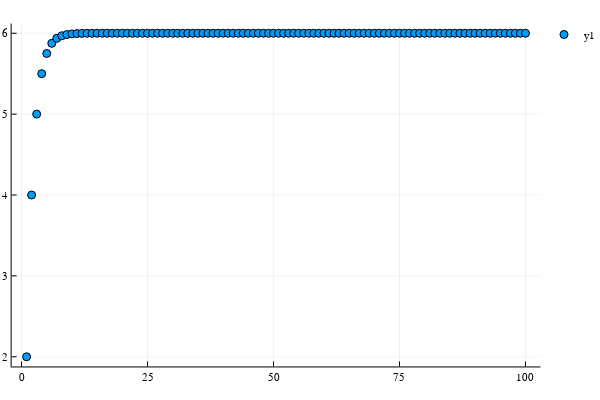

This figure's notebook cell:
### Code cell
scatter([a(i) for i in 1:100])

### Figure 1 — Plotly figure (JSON) as saved in the notebook; plotly's stock layout.template omitted (floating-point values rounded to 4 significant figures)
{"data": [{"colorbar": {"title": ""}, "marker": {"color": ["rgba(0, 154, 250, 1.000)", "rgba(0, 154, 250, 1.000)", "rgba(0, 154, 250, 1.000)", "rgba(0, 154, 250, 1.000)", "rgba(0, 154, 250, 1.000)", "rgba(0, 154, 250, 1.000)", "rgba(0, 154, 250, 1.000)", "rgba(0, 154, 250, 1.000)", "rgba(0, 154, 250, 1.000)", "rgba(0, 154, 250, 1.000)", "rgba(0, 154, 250, 1.000)", "rgba(0, 154, 250, 1.000)", "rgba(0, 154, 250, 1.000)", "rgba(0, 154, 250, 1.000)", "rgba(0, 154, 250, 1.000)", "rgba(0, 154, 250, 1.000)", "rgba(0, 154, 250, 1.000)", "rgba(0, 154, 250, 1.000)", "rgba(0, 154, 250, 1.000)", "rgba(0, 154, 250, 1.000)", "rgba(0, 154, 250, 1.000)", "rgba(0, 154, 250, 1.000)", "rgba(0, 154, 250, 1.000)", "rgba(0, 154, 250, 1.000)", "rgba(0, 154, 250, 1.000)", "rgba(0, 154, 250, 1.000)", "rgba(0, 154, 250, 1.000)", "rgba(0, 154, 250, 1.000)", "rgba(0, 154, 250, 1.000)", "rgba(0, 154, 250, 1.000)", "rgba(0, 154, 250, 1.000)", "rgba(0, 154, 250, 1.000)", "rgba(0, 154, 250, 1.000)", "rgba(0, 154, 250, 1.000)", "rgba(0, 154, 250, 1.000)", "rgba(0, 154, 250, 1.000)", "rgba(0, 154, 250, 1.000)", "rgba(0, 154, 250, 1.000)", "rgba(0, 154, 250, 1.000)", "rgba(0, 154, 250, 1.000)", "rgba(0, 154, 250, 1.000)", "rgba(0, 154, 250, 1.000)", "rgba(0, 154, 250, 1.000)", "rgba(0, 154, 250, 1.000)", "rgba(0, 154, 250, 1.000)", "rgba(0, 154, 250, 1.000)", "rgba(0, 154, 250, 1.000)", "rgba(0, 154, 250, 1.000)", "rgba(0, 154, 250, 1.000)", "rgba(0, 154, 250, 1.000)", "rgba(0, 154, 250, 1.000)", "rgba(0, 154, 250, 1.000)", "rgba(0, 154, 250, 1.000)", "rgba(0, 154, 250, 1.000)", "rgba(0, 154, 250, 1.000)", "rgba(0, 154, 250, 1.000)", "rgba(0, 154, 250, 1.000)", "rgba(0, 154, 250, 1.000)", "rgba(0, 154, 250, 1.000)", "rgba(0, 154, 250, 1.000)", "rgba(0, 154, 250, 1.000)", "rgba(0, 154, 250, 1.000)", "rgba(0, 154, 250, 1.000)", "rgba(0, 154, 250, 1.000)", "rgba(0, 154, 250, 1.000)", "rgba(0, 154, 250, 1.000)", "rgba(0, 154, 250, 1.000)", "rgba(0, 154, 250, 1.000)", "rgba(0, 154, 250, 1.000)", "rgba(0, 154, 250, 1.000)", "rgba(0, 154, 250, 1.000)", "rgba(0, 154, 250, 1.000)", "rgba(0, 154, 250, 1.000)", "rgba(0, 154, 250, 1.000)", "rgba(0, 154, 250, 1.000)", "rgba(0, 154, 250, 1.000)", "rgba(0, 154, 250, 1.000)", "rgba(0, 154, 250, 1.000)", "rgba(0, 154, 250, 1.000)", "rgba(0, 154, 250, 1.000)", "rgba(0, 154, 250, 1.000)", "rgba(0, 154, 250, 1.000)", "rgba(0, 154, 250, 1.000)", "rgba(0, 154, 250, 1.000)", "rgba(0, 154, 250, 1.000)", "rgba(0, 154, 250, 1.000)", "rgba(0, 154, 250, 1.000)", "rgba(0, 154, 250, 1.000)", "rgba(0, 154, 250, 1.000)", "rgba(0, 154, 250, 1.000)", "rgba(0, 154, 250, 1.000)", "rgba(0, 154, 250, 1.000)", "rgba(0, 154, 250, 1.000)", "rgba(0, 154, 250, 1.000)", "rgba(0, 154, 250, 1.000)", "rgba(0, 154, 250, 1.000)", "rgba(0, 154, 250, 1.000)", "rgba(0, 154, 250, 1.000)", "rgba(0, 154, 250, 1.000)", "rgba(0, 154, 250, 1.000)"], "line": {"color": ["rgba(0, 0, 0, 1.000)", "rgba(0, 0, 0, 1.000)", "rgba(0, 0, 0, 1.000)", "rgba(0, 0, 0, 1.000)", "rgba(0, 0, 0, 1.000)", "rgba(0, 0, 0, 1.000)", "rgba(0, 0, 0, 1.000)", "rgba(0, 0, 0, 1.000)", "rgba(0, 0, 0, 1.000)", "rgba(0, 0, 0, 1.000)", "rgba(0, 0, 0, 1.000)", "rgba(0, 0, 0, 1.000)", "rgba(0, 0, 0, 1.000)", "rgba(0, 0, 0, 1.000)", "rgba(0, 0, 0, 1.000)", "rgba(0, 0, 0, 1.000)", "rgba(0, 0, 0, 1.000)", "rgba(0, 0, 0, 1.000)", "rgba(0, 0, 0, 1.000)", "rgba(0, 0, 0, 1.000)", "rgba(0, 0, 0, 1.000)", "rgba(0, 0, 0, 1.000)", "rgba(0, 0, 0, 1.000)", "rgba(0, 0, 0, 1.000)", "rgba(0, 0, 0, 1.000)", "rgba(0, 0, 0, 1.000)", "rgba(0, 0, 0, 1.000)", "rgba(0, 0, 0, 1.000)", "rgba(0, 0, 0, 1.000)", "rgba(0, 0, 0, 1.000)", "rgba(0, 0, 0, 1.000)", "rgba(0, 0, 0, 1.000)", "rgba(0, 0, 0, 1.000)", "rgba(0, 0, 0, 1.000)", "rgba(0, 0, 0, 1.000)", "rgba(0, 0, 0, 1.000)", "rgba(0, 0, 0, 1.000)", "rgba(0, 0, 0, 1.000)", "rgba(0, 0, 0, 1.000)", "rgba(0, 0, 0, 1.000)", "rgba(0, 0, 0, 1.000)", "rgba(0, 0, 0, 1.000)", "rgba(0, 0, 0, 1.000)", "rgba(0, 0, 0, 1.000)", "rgba(0, 0, 0, 1.000)", "rgba(0, 0, 0, 1.000)", "rgba(0, 0, 0, 1.000)", "rgba(0, 0, 0, 1.000)", "rgba(0, 0, 0, 1.000)", "rgba(0, 0, 0, 1.000)", "rgba(0, 0, 0, 1.000)", "rgba(0, 0, 0, 1.000)", "rgba(0, 0, 0, 1.000)", "rgba(0, 0, 0, 1.000)", "rgba(0, 0, 0, 1.000)", "rgba(0, 0, 0, 1.000)", "rgba(0, 0, 0, 1.000)", "rgba(0, 0, 0, 1.000)", "rgba(0, 0, 0, 1.000)", "rgba(0, 0, 0, 1.000)", "rgba(0, 0, 0, 1.000)", "rgba(0, 0, 0, 1.000)", "rgba(0, 0, 0, 1.000)", "rgba(0, 0, 0, 1.000)", "rgba(0, 0, 0, 1.000)", "rgba(0, 0, 0, 1.000)", "rgba(0, 0, 0, 1.000)", "rgba(0, 0, 0, 1.000)", "rgba(0, 0, 0, 1.000)", "rgba(0, 0, 0, 1.000)", "rgba(0, 0, 0, 1.000)", "rgba(0, 0, 0, 1.000)", "rgba(0, 0, 0, 1.000)", "rgba(0, 0, 0, 1.000)", "rgba(0, 0, 0, 1.000)", "rgba(0, 0, 0, 1.000)", "rgba(0, 0, 0, 1.000)", "rgba(0, 0, 0, 1.000)", "rgba(0, 0, 0, 1.000)", "rgba(0, 0, 0, 1.000)", "rgba(0, 0, 0, 1.000)", "rgba(0, 0, 0, 1.000)", "rgba(0, 0, 0, 1.000)", "rgba(0, 0, 0, 1.000)", "rgba(0, 0, 0, 1.000)", "rgba(0, 0, 0, 1.000)", "rgba(0, 0, 0, 1.000)", "rgba(0, 0, 0, 1.000)", "rgba(0, 0, 0, 1.000)", "rgba(0, 0, 0, 1.000)", "rgba(0, 0, 0, 1.000)", "rgba(0, 0, 0, 1.000)", "rgba(0, 0, 0, 1.000)", "rgba(0, 0, 0, 1.000)", "rgba(0, 0, 0, 1.000)", "rgba(0, 0, 0, 1.000)", "rgba(0, 0, 0, 1.000)", "rgba(0, 0, 0, 1.000)", "rgba(0, 0, 0, 1.000)", "rgba(0, 0, 0, 1.000)"], "width": 1}, "size": 8, "symbol": "circle"}, "mode": "markers", "name": "y1", "showlegend": true, "type": "scatter", "x": [1, 2, 3, 4, 5, 6, 7, 8, 9, 10, 11, 12, 13, 14, 15, 16, 17, 18, 19, 20, 21, 22, 23, 24, 25, 26, 27, 28, 29, 30, 31, 32, 33, 34, 35, 36, 37, 38, 39, 40, 41, 42, 43, 44, 45, 46, 47, 48, 49, 50, 51, 52, 53, 54, 55, 56, 57, 58, 59, 60, 61, 62, 63, 64, 65, 66, 67, 68, 69, 70, 71, 72, 73, 74, 75, 76, 77, 78, 79, 80, 81, 82, 83, 84, 85, 86, 87, 88, 89, 90, 91, 92, 93, 94, 95, 96, 97, 98, 99, 100], "xaxis": "x1", "y": [2, 4, 5, 5.5, 5.75, 5.875, 5.938, 5.969, 5.984, 5.992, 5.996, 5.998, 5.999, 6.0, 6.0, 6.0, 6.0, 6.0, 6.0, 6.0, 6.0, 6.0, 6.0, 6.0, 6.0, 6.0, 6.0, 6.0, 6.0, 6.0, 6.0, 6.0, 6.0, 6.0, 6.0, 6.0, 6.0, 6.0, 6.0, 6.0, 6.0, 6.0, 6.0, 6.0, 6.0, 6.0, 6.0, 6.0, 6.0, 6.0, 6.0, 6.0, 6.0, 6, 6, 6, 6, 6, 6, 6, 6, 6, 6, 6, 6, 6, 6, 6, 6, 6, 6, 6, 6, 6, 6, 6, 6, 6, 6, 6, 6, 6, 6, 6, 6, 6, 6, 6, 6, 6, 6, 6, 6, 6, 6, 6, 6, 6, 6, 6], "yaxis": "y1"}], "layout": {"annotations": [], "height": 400, "legend": {"bgcolor": "rgba(255, 255, 255, 1.000)", "bordercolor": "rgba(0, 0, 0, 1.000)", "font": {"color": "rgba(0, 0, 0, 1.000)", "family": "sans-serif", "size": 11}, "x": 1, "y": 1}, "margin": {"b": 20, "l": 0, "r": 0, "t": 20}, "paper_bgcolor": "rgba(255, 255, 255, 1.000)", "plot_bgcolor": "rgba(255, 255, 255, 1.000)", "showlegend": true, "width": 600, "xaxis1": {"anchor": "y1", "domain": [0.02138, 0.9934], "gridcolor": "rgba(0, 0, 0, 0.100)", "gridwidth": 0.5, "linecolor": "rgba(0, 0, 0, 1.000)", "mirror": false, "range": [-1.97, 103.0], "showgrid": true, "showline": true, "showticklabels": true, "tickangle": 0, "tickcolor": "rgb(0, 0, 0)", "tickfont": {"color": "rgba(0, 0, 0, 1.000)", "family": "sans-serif", "size": 11}, "tickmode": "array", "ticks": "inside", "ticktext": ["0", "25", "50", "75", "100"], "tickvals": [0, 25, 50, 75, 100], "title": "", "titlefont": {"color": "rgba(0, 0, 0, 1.000)", "family": "sans-serif", "size": 15}, "type": "-", "visible": true, "zeroline": false, "zerolinecolor": "rgba(0, 0, 0, 1.000)"}, "yaxis1": {"anchor": "x1", "domain": [0.03762, 0.9902], "gridcolor": "rgba(0, 0, 0, 0.100)", "gridwidth": 0.5, "linecolor": "rgba(0, 0, 0, 1.000)", "mirror": false, "range": [1.88, 6.12], "showgrid": true, "showline": true, "showticklabels": true, "tickangle": 0, "tickcolor": "rgb(0, 0, 0)", "tickfont": {"color": "rgba(0, 0, 0, 1.000)", "family": "sans-serif", "size": 11}, "tickmode": "array", "ticks": "inside", "ticktext": ["2", "3", "4", "5", "6"], "tickvals": [2, 3, 4, 5, 6], "title": "", "titlefont": {"color": "rgba(0, 0, 0, 1.000)", "family": "sans-serif", "size": 15}, "type": "-", "visible": true, "zeroline": false, "zerolinecolor": "rgba(0, 0, 0, 1.000)"}}}
